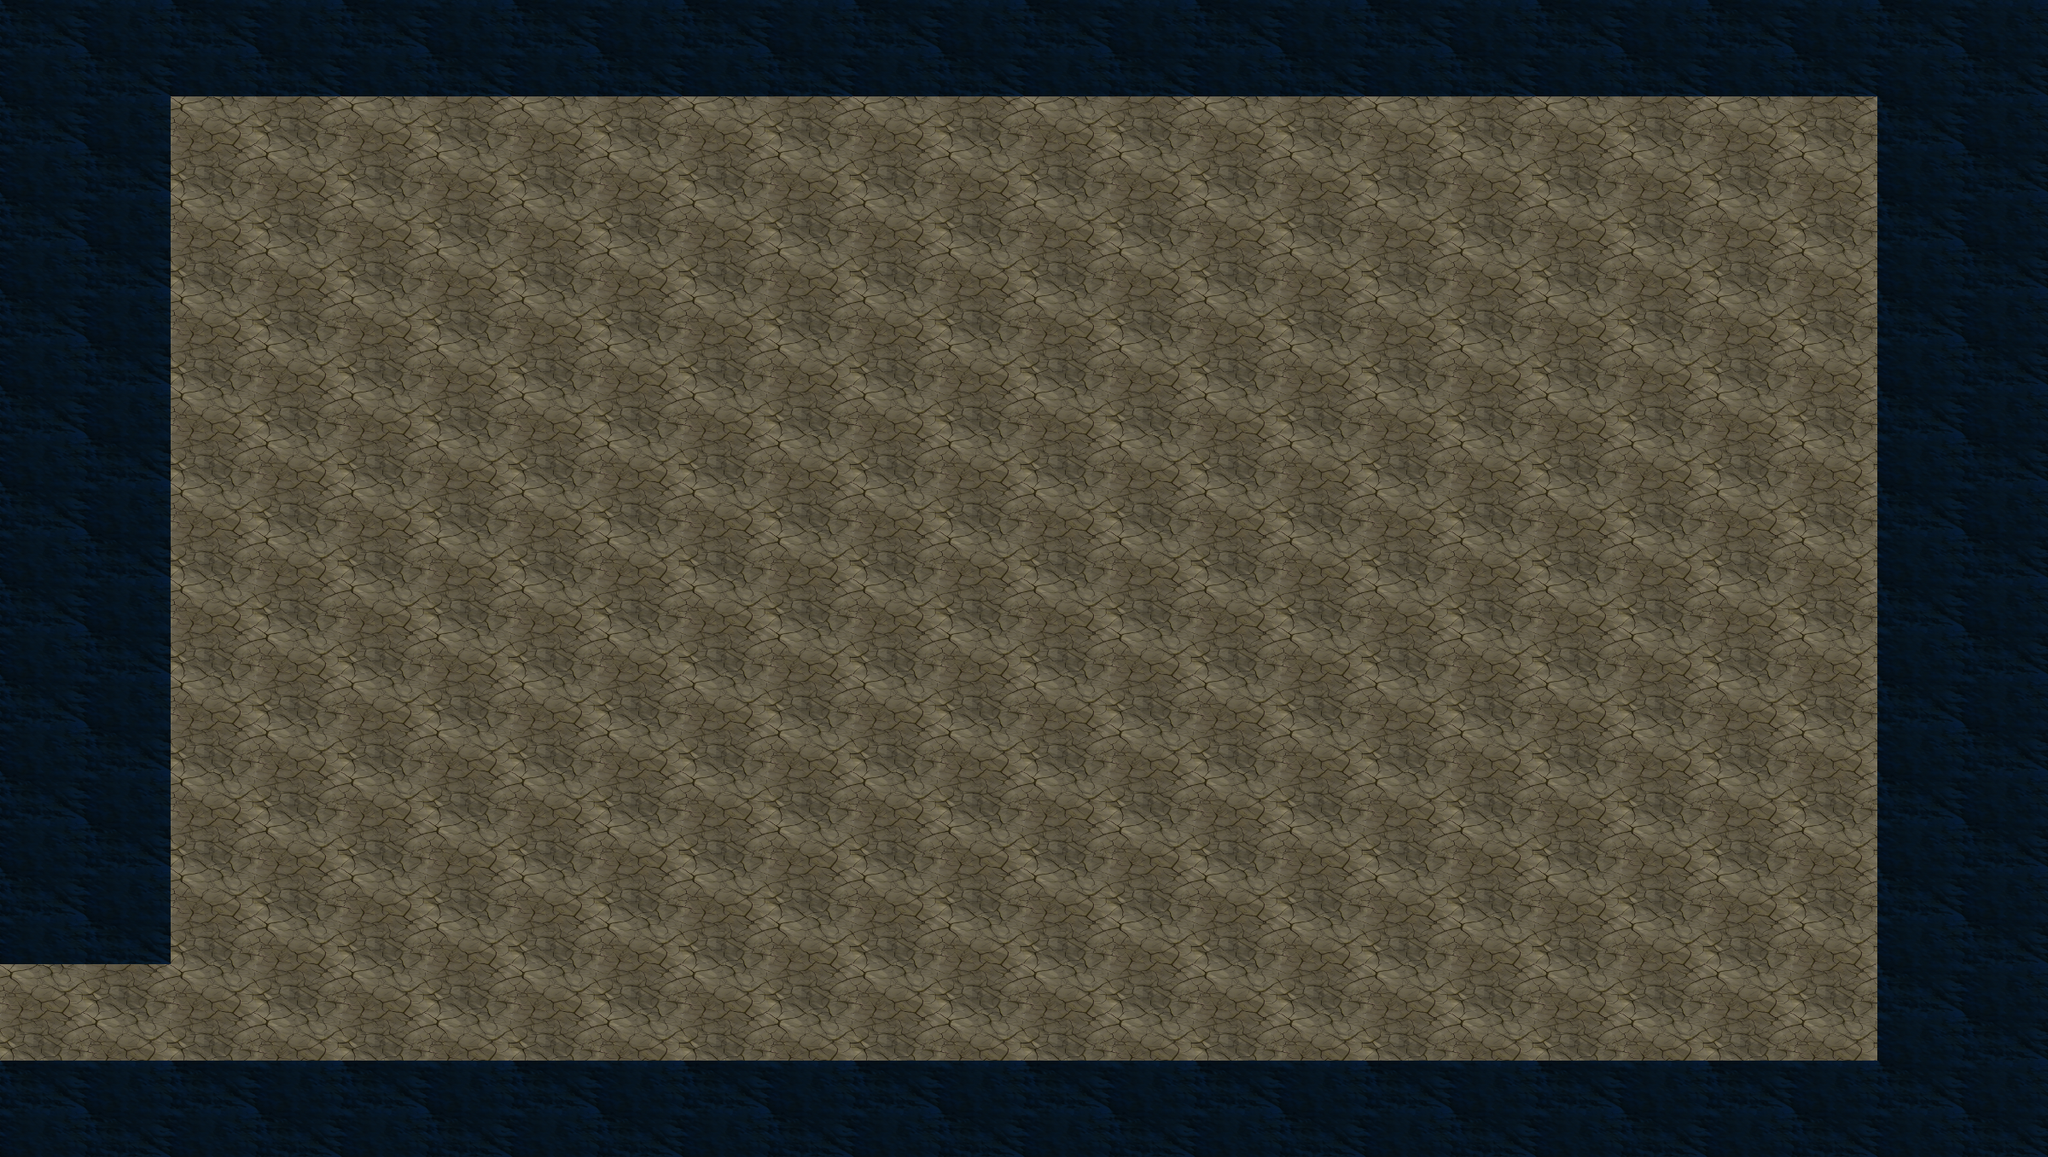

Rendered tile map (Tiled .tmx) drawn with the repository's tilesets; below, a short description and the full map source, tile grids included:
An orthogonal 12x12 tile map with 200x113 px tiles, 2 tile layers (Base, Modifiers), 2 tilesets and 2 objects (endmap1, startmap1).

<map version="1.0" orientation="orthogonal" width="12" height="12" tilewidth="200" tileheight="113">
 <tileset firstgid="1" name="Base_" tilewidth="200" tileheight="113">
  <image source="MapFiles/TileSets/Outside/baseTiles.png" width="400" height="113" />
  <tile id="0">
   <properties>
    <property name="isShootable" value="false" />
    <property name="isWalkable" value="false" />
   </properties>
  </tile>
  <tile id="1">
   <properties>
    <property name="isShootable" value="true" />
    <property name="isWalkable" value="true" />
   </properties>
  </tile>
 </tileset>
 <tileset firstgid="3" name="Modifier" tilewidth="200" tileheight="113">
  <image source="MapFiles/TileSets/Outside/modifierTiles.png" width="400" height="113" />
  <tile id="0">
   <properties>
    <property name="isShootable" value="true" />
    <property name="isWalkable" value="true" />
   </properties>
  </tile>
 </tileset>
 <layer name="Base" width="12" height="12">
  <data>
   <tile gid="1" />
   <tile gid="1" />
   <tile gid="1" />
   <tile gid="1" />
   <tile gid="1" />
   <tile gid="1" />
   <tile gid="1" />
   <tile gid="1" />
   <tile gid="1" />
   <tile gid="1" />
   <tile gid="1" />
   <tile gid="1" />
   <tile gid="1" />
   <tile gid="2" />
   <tile gid="2" />
   <tile gid="2" />
   <tile gid="2" />
   <tile gid="2" />
   <tile gid="2" />
   <tile gid="2" />
   <tile gid="2" />
   <tile gid="2" />
   <tile gid="2" />
   <tile gid="1" />
   <tile gid="1" />
   <tile gid="2" />
   <tile gid="2" />
   <tile gid="2" />
   <tile gid="2" />
   <tile gid="2" />
   <tile gid="2" />
   <tile gid="2" />
   <tile gid="2" />
   <tile gid="2" />
   <tile gid="2" />
   <tile gid="1" />
   <tile gid="1" />
   <tile gid="2" />
   <tile gid="2" />
   <tile gid="2" />
   <tile gid="2" />
   <tile gid="2" />
   <tile gid="2" />
   <tile gid="2" />
   <tile gid="2" />
   <tile gid="2" />
   <tile gid="2" />
   <tile gid="1" />
   <tile gid="1" />
   <tile gid="2" />
   <tile gid="2" />
   <tile gid="2" />
   <tile gid="2" />
   <tile gid="2" />
   <tile gid="2" />
   <tile gid="2" />
   <tile gid="2" />
   <tile gid="2" />
   <tile gid="2" />
   <tile gid="1" />
   <tile gid="1" />
   <tile gid="2" />
   <tile gid="2" />
   <tile gid="2" />
   <tile gid="2" />
   <tile gid="2" />
   <tile gid="2" />
   <tile gid="2" />
   <tile gid="2" />
   <tile gid="2" />
   <tile gid="2" />
   <tile gid="1" />
   <tile gid="1" />
   <tile gid="2" />
   <tile gid="2" />
   <tile gid="2" />
   <tile gid="2" />
   <tile gid="2" />
   <tile gid="2" />
   <tile gid="2" />
   <tile gid="2" />
   <tile gid="2" />
   <tile gid="2" />
   <tile gid="1" />
   <tile gid="1" />
   <tile gid="2" />
   <tile gid="2" />
   <tile gid="2" />
   <tile gid="2" />
   <tile gid="2" />
   <tile gid="2" />
   <tile gid="2" />
   <tile gid="2" />
   <tile gid="2" />
   <tile gid="2" />
   <tile gid="1" />
   <tile gid="1" />
   <tile gid="2" />
   <tile gid="2" />
   <tile gid="2" />
   <tile gid="2" />
   <tile gid="2" />
   <tile gid="2" />
   <tile gid="2" />
   <tile gid="2" />
   <tile gid="2" />
   <tile gid="2" />
   <tile gid="1" />
   <tile gid="1" />
   <tile gid="2" />
   <tile gid="2" />
   <tile gid="2" />
   <tile gid="2" />
   <tile gid="2" />
   <tile gid="2" />
   <tile gid="2" />
   <tile gid="2" />
   <tile gid="2" />
   <tile gid="2" />
   <tile gid="1" />
   <tile gid="2" />
   <tile gid="2" />
   <tile gid="2" />
   <tile gid="2" />
   <tile gid="2" />
   <tile gid="2" />
   <tile gid="2" />
   <tile gid="2" />
   <tile gid="2" />
   <tile gid="2" />
   <tile gid="2" />
   <tile gid="1" />
   <tile gid="1" />
   <tile gid="1" />
   <tile gid="1" />
   <tile gid="1" />
   <tile gid="1" />
   <tile gid="1" />
   <tile gid="1" />
   <tile gid="1" />
   <tile gid="1" />
   <tile gid="1" />
   <tile gid="1" />
   <tile gid="1" />
  </data>
 </layer>
 <layer name="Modifiers" width="12" height="12">
  <data>
   <tile gid="0" />
   <tile gid="0" />
   <tile gid="0" />
   <tile gid="0" />
   <tile gid="0" />
   <tile gid="0" />
   <tile gid="0" />
   <tile gid="0" />
   <tile gid="0" />
   <tile gid="0" />
   <tile gid="0" />
   <tile gid="0" />
   <tile gid="0" />
   <tile gid="0" />
   <tile gid="0" />
   <tile gid="0" />
   <tile gid="0" />
   <tile gid="0" />
   <tile gid="0" />
   <tile gid="0" />
   <tile gid="0" />
   <tile gid="0" />
   <tile gid="0" />
   <tile gid="0" />
   <tile gid="0" />
   <tile gid="0" />
   <tile gid="0" />
   <tile gid="0" />
   <tile gid="0" />
   <tile gid="0" />
   <tile gid="0" />
   <tile gid="0" />
   <tile gid="0" />
   <tile gid="0" />
   <tile gid="0" />
   <tile gid="0" />
   <tile gid="0" />
   <tile gid="0" />
   <tile gid="0" />
   <tile gid="0" />
   <tile gid="0" />
   <tile gid="0" />
   <tile gid="0" />
   <tile gid="0" />
   <tile gid="0" />
   <tile gid="0" />
   <tile gid="0" />
   <tile gid="0" />
   <tile gid="0" />
   <tile gid="0" />
   <tile gid="0" />
   <tile gid="0" />
   <tile gid="0" />
   <tile gid="0" />
   <tile gid="0" />
   <tile gid="0" />
   <tile gid="0" />
   <tile gid="0" />
   <tile gid="0" />
   <tile gid="0" />
   <tile gid="0" />
   <tile gid="0" />
   <tile gid="0" />
   <tile gid="0" />
   <tile gid="0" />
   <tile gid="0" />
   <tile gid="0" />
   <tile gid="0" />
   <tile gid="0" />
   <tile gid="0" />
   <tile gid="0" />
   <tile gid="0" />
   <tile gid="0" />
   <tile gid="0" />
   <tile gid="0" />
   <tile gid="0" />
   <tile gid="0" />
   <tile gid="0" />
   <tile gid="0" />
   <tile gid="0" />
   <tile gid="0" />
   <tile gid="0" />
   <tile gid="0" />
   <tile gid="0" />
   <tile gid="0" />
   <tile gid="0" />
   <tile gid="0" />
   <tile gid="0" />
   <tile gid="0" />
   <tile gid="0" />
   <tile gid="0" />
   <tile gid="0" />
   <tile gid="0" />
   <tile gid="0" />
   <tile gid="0" />
   <tile gid="0" />
   <tile gid="0" />
   <tile gid="0" />
   <tile gid="0" />
   <tile gid="0" />
   <tile gid="0" />
   <tile gid="0" />
   <tile gid="0" />
   <tile gid="0" />
   <tile gid="0" />
   <tile gid="0" />
   <tile gid="0" />
   <tile gid="0" />
   <tile gid="0" />
   <tile gid="0" />
   <tile gid="0" />
   <tile gid="0" />
   <tile gid="0" />
   <tile gid="0" />
   <tile gid="0" />
   <tile gid="0" />
   <tile gid="0" />
   <tile gid="0" />
   <tile gid="0" />
   <tile gid="0" />
   <tile gid="0" />
   <tile gid="0" />
   <tile gid="0" />
   <tile gid="0" />
   <tile gid="0" />
   <tile gid="0" />
   <tile gid="0" />
   <tile gid="0" />
   <tile gid="0" />
   <tile gid="0" />
   <tile gid="0" />
   <tile gid="0" />
   <tile gid="0" />
   <tile gid="0" />
   <tile gid="0" />
   <tile gid="0" />
   <tile gid="0" />
   <tile gid="0" />
   <tile gid="0" />
   <tile gid="0" />
   <tile gid="0" />
   <tile gid="0" />
   <tile gid="0" />
   <tile gid="0" />
  </data>
 </layer>
 <objectgroup name="Spawn" width="12" height="12">
  <object name="endmap1" x="1" y="1131" width="33" height="113" />
  <object name="startmap1" x="106" y="1182" width="21" height="23" />
 </objectgroup>
</map>
